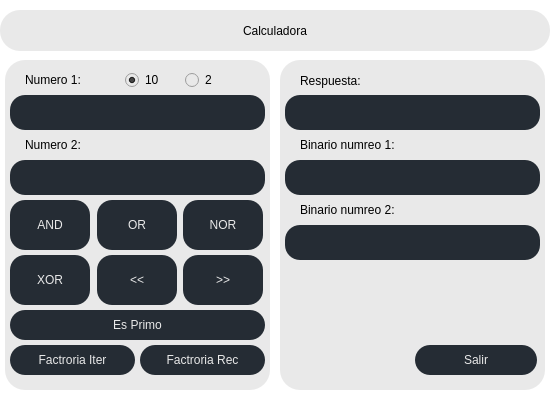
<?xml version="1.0" encoding="UTF-8"?>
<ui version="4.0">
 <class>Dialog</class>
 <widget class="QDialog" name="Dialog">
  <property name="geometry">
   <rect>
    <x>0</x>
    <y>0</y>
    <width>550</width>
    <height>400</height>
   </rect>
  </property>
  <property name="windowTitle">
   <string>Dialog</string>
  </property>
  <property name="styleSheet">
   <string notr="true">background-color: rgb(255, 255, 255);</string>
  </property>
  <widget class="QLabel" name="label">
   <property name="geometry">
    <rect>
     <x>0</x>
     <y>10</y>
     <width>550</width>
     <height>41</height>
    </rect>
   </property>
   <property name="styleSheet">
    <string notr="true">background-color: rgb(233, 233, 233);
border-radius: 20px;
color: rgb(0, 0, 0);
font: 25pt &quot;Farah&quot;;
</string>
   </property>
   <property name="text">
    <string>Calculadora</string>
   </property>
   <property name="alignment">
    <set>Qt::AlignmentFlag::AlignCenter</set>
   </property>
  </widget>
  <widget class="QFrame" name="frame">
   <property name="geometry">
    <rect>
     <x>5</x>
     <y>60</y>
     <width>265</width>
     <height>330</height>
    </rect>
   </property>
   <property name="styleSheet">
    <string notr="true">background-color: rgb(233, 233, 233);
border-radius: 20px;</string>
   </property>
   <property name="frameShape">
    <enum>QFrame::Shape::StyledPanel</enum>
   </property>
   <property name="frameShadow">
    <enum>QFrame::Shadow::Raised</enum>
   </property>
   <widget class="QLabel" name="label_2">
    <property name="geometry">
     <rect>
      <x>20</x>
      <y>10</y>
      <width>95</width>
      <height>20</height>
     </rect>
    </property>
    <property name="styleSheet">
     <string notr="true">color: rgb(0, 0, 0);
font: 20pt &quot;Farah&quot;;</string>
    </property>
    <property name="text">
     <string>Numero 1:</string>
    </property>
   </widget>
   <widget class="QLineEdit" name="lineNumero">
    <property name="geometry">
     <rect>
      <x>5</x>
      <y>35</y>
      <width>255</width>
      <height>35</height>
     </rect>
    </property>
    <property name="layoutDirection">
     <enum>Qt::LayoutDirection::RightToLeft</enum>
    </property>
    <property name="styleSheet">
     <string notr="true">border-radius: 15px;
font: 22pt &quot;Andale Mono&quot;;
background-color: rgb(37, 44, 52);
color: rgb(250, 250, 250);</string>
    </property>
    <property name="alignment">
     <set>Qt::AlignmentFlag::AlignRight|Qt::AlignmentFlag::AlignTrailing|Qt::AlignmentFlag::AlignVCenter</set>
    </property>
   </widget>
   <widget class="QPushButton" name="pushButFacIt">
    <property name="geometry">
     <rect>
      <x>5</x>
      <y>285</y>
      <width>125</width>
      <height>30</height>
     </rect>
    </property>
    <property name="cursor">
     <cursorShape>PointingHandCursor</cursorShape>
    </property>
    <property name="styleSheet">
     <string notr="true">color: rgb(233, 233, 233);
border-radius: 15px;
font: 14pt &quot;Farah&quot;;
background-color: rgb(37, 44, 52);
</string>
    </property>
    <property name="text">
     <string>Factroria Iter</string>
    </property>
   </widget>
   <widget class="QPushButton" name="pushButFacRe">
    <property name="geometry">
     <rect>
      <x>135</x>
      <y>285</y>
      <width>125</width>
      <height>30</height>
     </rect>
    </property>
    <property name="cursor">
     <cursorShape>PointingHandCursor</cursorShape>
    </property>
    <property name="styleSheet">
     <string notr="true">color: rgb(233, 233, 233);
border-radius: 15px;
font: 14pt &quot;Farah&quot;;
background-color: rgb(37, 44, 52);
</string>
    </property>
    <property name="text">
     <string>Factroria Rec</string>
    </property>
   </widget>
   <widget class="QPushButton" name="pushButEsPrimo">
    <property name="geometry">
     <rect>
      <x>5</x>
      <y>250</y>
      <width>255</width>
      <height>30</height>
     </rect>
    </property>
    <property name="cursor">
     <cursorShape>PointingHandCursor</cursorShape>
    </property>
    <property name="styleSheet">
     <string notr="true">color: rgb(233, 233, 233);
border-radius: 15px;
font: 14pt &quot;Farah&quot;;
background-color: rgb(37, 44, 52);
</string>
    </property>
    <property name="text">
     <string>Es Primo</string>
    </property>
   </widget>
   <widget class="QPushButton" name="pushButAND">
    <property name="geometry">
     <rect>
      <x>5</x>
      <y>140</y>
      <width>80</width>
      <height>50</height>
     </rect>
    </property>
    <property name="cursor">
     <cursorShape>PointingHandCursor</cursorShape>
    </property>
    <property name="styleSheet">
     <string notr="true">color: rgb(233, 233, 233);
border-radius: 15px;
font: 14pt &quot;Farah&quot;;
background-color: rgb(37, 44, 52);
</string>
    </property>
    <property name="text">
     <string>AND</string>
    </property>
   </widget>
   <widget class="QPushButton" name="pushButOR">
    <property name="geometry">
     <rect>
      <x>92</x>
      <y>140</y>
      <width>80</width>
      <height>50</height>
     </rect>
    </property>
    <property name="cursor">
     <cursorShape>PointingHandCursor</cursorShape>
    </property>
    <property name="styleSheet">
     <string notr="true">color: rgb(233, 233, 233);
border-radius: 15px;
font: 14pt &quot;Farah&quot;;
background-color: rgb(37, 44, 52);
</string>
    </property>
    <property name="text">
     <string>OR</string>
    </property>
   </widget>
   <widget class="QPushButton" name="pushButNOR">
    <property name="geometry">
     <rect>
      <x>178</x>
      <y>140</y>
      <width>80</width>
      <height>50</height>
     </rect>
    </property>
    <property name="cursor">
     <cursorShape>PointingHandCursor</cursorShape>
    </property>
    <property name="styleSheet">
     <string notr="true">color: rgb(233, 233, 233);
border-radius: 15px;
font: 14pt &quot;Farah&quot;;
background-color: rgb(37, 44, 52);
</string>
    </property>
    <property name="text">
     <string>NOR</string>
    </property>
   </widget>
   <widget class="QLabel" name="label_4">
    <property name="geometry">
     <rect>
      <x>20</x>
      <y>75</y>
      <width>90</width>
      <height>20</height>
     </rect>
    </property>
    <property name="styleSheet">
     <string notr="true">color: rgb(0, 0, 0);
font: 20pt &quot;Farah&quot;;</string>
    </property>
    <property name="text">
     <string>Numero 2:</string>
    </property>
   </widget>
   <widget class="QLineEdit" name="lineNumero_2">
    <property name="geometry">
     <rect>
      <x>5</x>
      <y>100</y>
      <width>255</width>
      <height>35</height>
     </rect>
    </property>
    <property name="layoutDirection">
     <enum>Qt::LayoutDirection::RightToLeft</enum>
    </property>
    <property name="styleSheet">
     <string notr="true">border-radius: 15px;
font: 22pt &quot;Andale Mono&quot;;
background-color: rgb(37, 44, 52);
color: rgb(250, 250, 250);</string>
    </property>
    <property name="alignment">
     <set>Qt::AlignmentFlag::AlignRight|Qt::AlignmentFlag::AlignTrailing|Qt::AlignmentFlag::AlignVCenter</set>
    </property>
   </widget>
   <widget class="QPushButton" name="pushButXOR">
    <property name="geometry">
     <rect>
      <x>5</x>
      <y>195</y>
      <width>80</width>
      <height>50</height>
     </rect>
    </property>
    <property name="cursor">
     <cursorShape>PointingHandCursor</cursorShape>
    </property>
    <property name="styleSheet">
     <string notr="true">color: rgb(233, 233, 233);
border-radius: 15px;
font: 14pt &quot;Farah&quot;;
background-color: rgb(37, 44, 52);
</string>
    </property>
    <property name="text">
     <string>XOR</string>
    </property>
   </widget>
   <widget class="QPushButton" name="pushButCoIz">
    <property name="geometry">
     <rect>
      <x>92</x>
      <y>195</y>
      <width>80</width>
      <height>50</height>
     </rect>
    </property>
    <property name="cursor">
     <cursorShape>PointingHandCursor</cursorShape>
    </property>
    <property name="styleSheet">
     <string notr="true">color: rgb(233, 233, 233);
border-radius: 15px;
font: 14pt &quot;Farah&quot;;
background-color: rgb(37, 44, 52);
</string>
    </property>
    <property name="text">
     <string>&lt;&lt;</string>
    </property>
   </widget>
   <widget class="QPushButton" name="pushButCorDer">
    <property name="geometry">
     <rect>
      <x>178</x>
      <y>195</y>
      <width>80</width>
      <height>50</height>
     </rect>
    </property>
    <property name="cursor">
     <cursorShape>PointingHandCursor</cursorShape>
    </property>
    <property name="styleSheet">
     <string notr="true">color: rgb(233, 233, 233);
border-radius: 15px;
font: 14pt &quot;Farah&quot;;
background-color: rgb(37, 44, 52);
</string>
    </property>
    <property name="text">
     <string>&gt;&gt;</string>
    </property>
   </widget>
   <widget class="QRadioButton" name="radioButDec">
    <property name="geometry">
     <rect>
      <x>120</x>
      <y>10</y>
      <width>41</width>
      <height>20</height>
     </rect>
    </property>
    <property name="styleSheet">
     <string notr="true">color: rgb(0, 0, 0);
font: 18pt &quot;Andale Mono&quot;;</string>
    </property>
    <property name="text">
     <string>10</string>
    </property>
    <property name="checked">
     <bool>true</bool>
    </property>
   </widget>
   <widget class="QRadioButton" name="radioButBin">
    <property name="geometry">
     <rect>
      <x>180</x>
      <y>10</y>
      <width>41</width>
      <height>20</height>
     </rect>
    </property>
    <property name="styleSheet">
     <string notr="true">color: rgb(0, 0, 0);
font: 18pt &quot;Andale Mono&quot;;</string>
    </property>
    <property name="text">
     <string>2</string>
    </property>
   </widget>
  </widget>
  <widget class="QFrame" name="frame_2">
   <property name="geometry">
    <rect>
     <x>280</x>
     <y>60</y>
     <width>265</width>
     <height>330</height>
    </rect>
   </property>
   <property name="styleSheet">
    <string notr="true">background-color: rgb(233, 233, 233);
border-radius: 20px;
</string>
   </property>
   <property name="frameShape">
    <enum>QFrame::Shape::StyledPanel</enum>
   </property>
   <property name="frameShadow">
    <enum>QFrame::Shadow::Raised</enum>
   </property>
   <widget class="QLabel" name="label_3">
    <property name="geometry">
     <rect>
      <x>20</x>
      <y>10</y>
      <width>101</width>
      <height>21</height>
     </rect>
    </property>
    <property name="styleSheet">
     <string notr="true">color: rgb(0, 0, 0);
font: 20pt &quot;Farah&quot;;</string>
    </property>
    <property name="text">
     <string>Respuesta:</string>
    </property>
   </widget>
   <widget class="QPushButton" name="pushButSalir">
    <property name="geometry">
     <rect>
      <x>135</x>
      <y>285</y>
      <width>122</width>
      <height>30</height>
     </rect>
    </property>
    <property name="cursor">
     <cursorShape>PointingHandCursor</cursorShape>
    </property>
    <property name="styleSheet">
     <string notr="true">color: rgb(233, 233, 233);
border-radius: 15px;
font: 14pt &quot;Farah&quot;;
background-color: rgb(37, 44, 52);
</string>
    </property>
    <property name="text">
     <string>Salir</string>
    </property>
   </widget>
   <widget class="QLabel" name="labResult">
    <property name="geometry">
     <rect>
      <x>5</x>
      <y>35</y>
      <width>255</width>
      <height>35</height>
     </rect>
    </property>
    <property name="styleSheet">
     <string notr="true">border-radius: 15px;
font: 22pt &quot;Andale Mono&quot;;
background-color: rgb(37, 44, 52);
color: rgb(250, 250, 250);</string>
    </property>
    <property name="text">
     <string/>
    </property>
    <property name="alignment">
     <set>Qt::AlignmentFlag::AlignRight|Qt::AlignmentFlag::AlignTrailing|Qt::AlignmentFlag::AlignVCenter</set>
    </property>
   </widget>
   <widget class="QLabel" name="label_5">
    <property name="geometry">
     <rect>
      <x>20</x>
      <y>75</y>
      <width>191</width>
      <height>20</height>
     </rect>
    </property>
    <property name="styleSheet">
     <string notr="true">color: rgb(0, 0, 0);
font: 20pt &quot;Farah&quot;;</string>
    </property>
    <property name="text">
     <string>Binario numreo 1:</string>
    </property>
   </widget>
   <widget class="QLabel" name="label_6">
    <property name="geometry">
     <rect>
      <x>20</x>
      <y>140</y>
      <width>191</width>
      <height>20</height>
     </rect>
    </property>
    <property name="styleSheet">
     <string notr="true">color: rgb(0, 0, 0);
font: 20pt &quot;Farah&quot;;</string>
    </property>
    <property name="text">
     <string>Binario numreo 2:</string>
    </property>
   </widget>
   <widget class="QLabel" name="labBin1">
    <property name="geometry">
     <rect>
      <x>5</x>
      <y>100</y>
      <width>255</width>
      <height>35</height>
     </rect>
    </property>
    <property name="styleSheet">
     <string notr="true">border-radius: 15px;
font: 20pt &quot;Andale Mono&quot;;
background-color: rgb(37, 44, 52);
color: rgb(250, 250, 250);</string>
    </property>
    <property name="text">
     <string/>
    </property>
    <property name="alignment">
     <set>Qt::AlignmentFlag::AlignRight|Qt::AlignmentFlag::AlignTrailing|Qt::AlignmentFlag::AlignVCenter</set>
    </property>
   </widget>
   <widget class="QLabel" name="labBin2">
    <property name="geometry">
     <rect>
      <x>5</x>
      <y>165</y>
      <width>255</width>
      <height>35</height>
     </rect>
    </property>
    <property name="styleSheet">
     <string notr="true">border-radius: 15px;
font: 20pt &quot;Andale Mono&quot;;
background-color: rgb(37, 44, 52);
color: rgb(250, 250, 250);</string>
    </property>
    <property name="text">
     <string/>
    </property>
    <property name="alignment">
     <set>Qt::AlignmentFlag::AlignRight|Qt::AlignmentFlag::AlignTrailing|Qt::AlignmentFlag::AlignVCenter</set>
    </property>
   </widget>
  </widget>
 </widget>
 <resources/>
 <connections/>
</ui>
